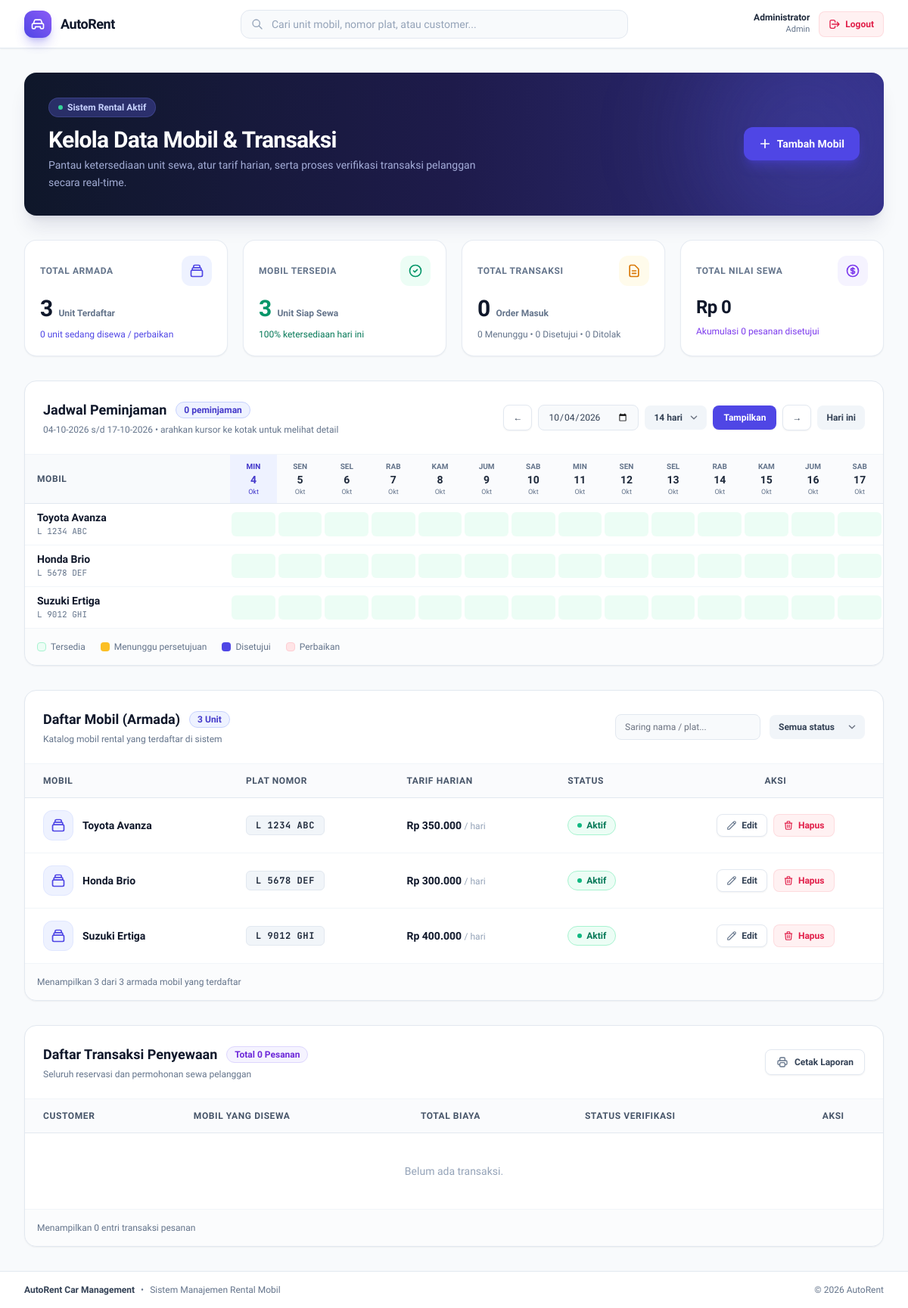
/dashboard.php (signed in), run on the app's committed database.
### tables this page shows
CREATE TABLE IF NOT EXISTS mobil (
    id_mobil SERIAL PRIMARY KEY,
    nama_mobil VARCHAR(100) NOT NULL,
    plat_nomor VARCHAR(20) UNIQUE NOT NULL,
    harga_sewa_per_hari NUMERIC(10,2) NOT NULL,
    status VARCHAR(20) NOT NULL DEFAULT 'tersedia' CHECK (status IN ('tersedia', 'disewa', 'perbaikan')),
    gambar VARCHAR(255),
    created_at TIMESTAMP DEFAULT CURRENT_TIMESTAMP
);

### dashboard.php (the view, shortened to what the rows shown need)
<?php
require_once __DIR__ . '/bootstrap.php';
$auth = new Auth();
$auth->requiredLogin();
$user = $auth->currUser();
$role = $user['role'];
$mobilModel = new Mobil();
$transaksiModel = new Transaksi();
if ($role === 'admin') {
    $mobilList = $mobilModel->getAll();
    $hariIni    = date('Y-m-d');
    $disewaIds  = [];
    $namaBulan = ['Jan','Feb','Mar','Apr','Mei','Jun','Jul','Agu','Sep','Okt','Nov','Des'];
    $namaHari  = ['Min','Sen','Sel','Rab','Kam','Jum','Sab'];
    $jadwalHari = (int) ($_GET['hari'] ?? 14);
    $dariInput = (string) ($_GET['dari'] ?? '');
    $dariObj = DateTimeImmutable::createFromFormat('!Y-m-d', $dariInput);
    if (!$dariObj || $dariObj->format('Y-m-d') !== $dariInput) {
        $dariObj = new DateTimeImmutable('today');
    }
    $jadwalTanggal = [];
    for ($i = 0; $i < $jadwalHari; $i++) {
        $jadwalTanggal[] = $dariObj->modify("+$i days");
    }
    $jadwal = [];
} else {
    $userTransactions = $transaksiModel->getByUser((int) $user['id_user']);
}
if (!function_exists('h')) {
    function h($value): string
    {
        return htmlspecialchars((string) $value, ENT_QUOTES, 'UTF-8');
    }
}
if (!function_exists('rupiah')) {
    function rupiah($value): string
    {
        return 'Rp ' . number_format((float) $value, 0, ',', '.');
    }
}
if (!function_exists('statusBadge')) {
    function statusBadge(string $status, ?string $label = null): string
    {
        $map = [
            'tersedia'  => ['bg-emerald-50 text-emerald-700 border-emerald-200', 'bg-emerald-500'],
            'disetujui' => ['bg-emerald-50 text-emerald-700 border-emerald-200', 'bg-emerald-500'],
            'selesai'   => ['bg-emerald-50 text-emerald-700 border-emerald-200', 'bg-emerald-500'],
            'disewa'    => ['bg-amber-50 text-amber-700 border-amber-200', 'bg-amber-500'],
            'berjalan'  => ['bg-indigo-50 text-indigo-700 border-indigo-200', 'bg-indigo-500'],
            'menunggu'  => ['bg-amber-50 text-amber-700 border-amber-200', 'bg-amber-500'],
            'perbaikan' => ['bg-rose-50 text-rose-700 border-rose-200', 'bg-rose-500'],
            'ditolak'   => ['bg-rose-50 text-rose-700 border-rose-200', 'bg-rose-500'],
        ];
        [$box, $dot] = $map[strtolower($status)] ?? ['bg-slate-100 text-slate-600 border-slate-200', 'bg-slate-400'];
        return '<span class="inline-flex items-center gap-1.5 px-3 py-1 rounded-full text-xs font-semibold border ' . $box . '">'
             . '<span class="w-1.5 h-1.5 rounded-full ' . $dot . '"></span>' . h($label ?? $status) . '</span>';
    }
}
$role       = $user['role'] ?? 'user';
?>
<!DOCTYPE html>
<html lang="id">
<head>
    <script src="https://cdn.tailwindcss.com?plugins=forms,container-queries"></script>
</head>
<body class="font-sans text-slate-800 antialiased min-h-screen bg-slate-50 flex flex-col">
<div class="flex min-h-screen w-full">
    <div class="app-main flex-1 flex flex-col min-w-0">
        <main class="p-4 sm:p-8 space-y-8 flex-1 max-w-7xl mx-auto w-full">
<?php if ($role === 'admin'): ?>
    <div class="relative overflow-hidden rounded-2xl bg-gradient-to-r from-slate-900 via-indigo-950 to-brand-900 p-8 text-white shadow-xl shadow-indigo-950/10 flex flex-col md:flex-row md:items-center justify-between gap-6">
        <div class="relative z-10">
            <h1 class="text-2xl lg:text-3xl font-extrabold tracking-tight">Kelola Data Mobil &amp; Transaksi</h1>
        </div>
    </div>
    <section id="jadwal" class="bg-white rounded-2xl border border-slate-200 shadow-sm overflow-hidden scroll-mt-20">
        <div class="p-6 border-b border-slate-100 flex flex-col lg:flex-row lg:items-center justify-between gap-4">
            <div>
                <div class="flex items-center gap-3">
                    <h2 class="text-lg font-bold text-slate-900">Jadwal Peminjaman</h2>
                </div>
            </div>
        </div>
        <div class="overflow-x-auto">
            <table class="w-full text-left" id="tabelJadwal">
                <thead class="bg-slate-50/75 border-b border-slate-200">
                    <tr>
                        <th class="py-3 px-4 text-xs font-semibold uppercase tracking-wider text-slate-600 sticky left-0 bg-slate-50 z-10 min-w-[11rem]">Mobil</th>
                        <?php foreach ($jadwalTanggal as $tgl): ?>
                            <?php $isToday = $tgl->format('Y-m-d') === $hariIni; ?>
                            <th class="px-0.5 py-2 text-center min-w-[2.5rem] <?= $isToday ? 'bg-brand-50 text-brand-700' : 'text-slate-500' ?>">
                                <div class="text-[10px] uppercase font-semibold"><?= $namaHari[(int) $tgl->format('w')] ?></div>
                                <div class="text-sm font-bold <?= $isToday ? '' : 'text-slate-800' ?>"><?= $tgl->format('j') ?></div>
                                <div class="text-[9px] font-medium"><?= $namaBulan[(int) $tgl->format('n') - 1] ?></div>
                            </th>
                        <?php endforeach; ?>
                    </tr>
                </thead>
                <tbody class="divide-y divide-slate-100">
                <?php foreach ($mobilList as $mobil): ?>
                    <?php $perbaikan = $mobil['status'] === 'perbaikan'; ?>
                    <tr data-search="<?= h(strtolower($mobil['nama_mobil'] . ' ' . $mobil['plat_nomor'])) ?>"
                        data-status="<?= $mobil['status'] === 'perbaikan' ? 'perbaikan' : (isset($disewaIds[$mobil['id_mobil']]) ? 'disewa' : 'tersedia') ?>">
                        <td class="py-2.5 px-4 sticky left-0 bg-white z-10">
                            <div class="font-bold text-slate-900 text-sm leading-tight"><?= h($mobil['nama_mobil']) ?></div>
                            <div class="font-mono text-[11px] text-slate-500"><?= h($mobil['plat_nomor']) ?></div>
                        </td>
                        <?php foreach ($jadwalTanggal as $tgl): ?>
                            <?php
                                $key  = $tgl->format('Y-m-d');
                                $info = $jadwal[$mobil['id_mobil']][$key] ?? null;
                                if ($info) {
                                    $cls   = $info['status'] === 'disetujui' ? 'bg-brand-600' : 'bg-amber-400';
                                    $title = $info['nama'] . ' • ' . $info['periode'] . ' • ' . $info['status'];
                                } elseif ($perbaikan) {
                                    $cls   = 'bg-rose-100';
                                    $title = 'Perbaikan';
                                } else {
                                    $cls   = 'bg-emerald-50 hover:bg-emerald-100';
                                    $title = 'Tersedia • ' . date('d-m-Y', strtotime($key));
                                }
                            ?>
                            <td class="p-0.5"><div title="<?= h($title) ?>" class="h-8 rounded-md <?= $cls ?>"></div></td>
                        <?php endforeach; ?>
                    </tr>
                <?php endforeach; ?>
                </tbody>
            </table>
        </div>
    </section>
    <section id="daftar-mobil" class="bg-white rounded-2xl border border-slate-200 shadow-sm overflow-hidden scroll-mt-20">
        <div class="p-6 border-b border-slate-100 flex flex-col md:flex-row md:items-center justify-between gap-4">
            <div>
                <div class="flex items-center gap-3">
                    <h2 class="text-lg font-bold text-slate-900">Daftar Mobil (Armada)</h2>
                </div>
            </div>
        </div>
        <div class="overflow-x-auto">
            <table class="w-full text-left text-sm" id="tabelMobil">
                <thead class="bg-slate-50/75 border-b border-slate-200 text-slate-600 font-semibold text-xs uppercase tracking-wider">
                    <tr>
                        <th class="py-3.5 px-6" scope="col">Mobil</th>
                        <th class="py-3.5 px-6" scope="col">Plat Nomor</th>
                        <th class="py-3.5 px-6" scope="col">Tarif Harian</th>
                        <th class="py-3.5 px-6" scope="col">Status</th>
                        <th class="py-3.5 px-6 text-center" scope="col">Aksi</th>
                    </tr>
                </thead>
                <tbody class="divide-y divide-slate-100 font-medium text-slate-700">
                <?php foreach ($mobilList as $mobil): ?>
                    <tr class="hover:bg-slate-50/80 transition-colors"
                        data-search="<?= h(strtolower($mobil['nama_mobil'] . ' ' . $mobil['plat_nomor'])) ?>"
                        data-status="<?= $mobil['status'] === 'perbaikan' ? 'perbaikan' : (isset($disewaIds[$mobil['id_mobil']]) ? 'disewa' : 'tersedia') ?>">
                        <td class="py-4 px-6">
                            <div class="flex items-center gap-3">
                                <div class="w-10 h-10 rounded-xl bg-indigo-50 border border-indigo-100 flex items-center justify-center text-brand-600 shrink-0">
                                    <svg class="w-5 h-5" fill="none" stroke="currentColor" viewBox="0 0 24 24"><path d="M19 11H5m14 0a2 2 0 012 2v6a2 2 0 01-2 2H5a2 2 0 01-2-2v-6a2 2 0 012-2m14 0V9a2 2 0 00-2-2M5 11V9a2 2 0 012-2m0 0V5a2 2 0 012-2h6a2 2 0 012 2v2M7 7h10" stroke-linecap="round" stroke-linejoin="round" stroke-width="2"></path></svg>
                                </div>
                                <div class="font-bold text-slate-900"><?= h($mobil['nama_mobil']) ?></div>
                            </div>
                        </td>
                        <td class="py-4 px-6">
                            <span class="inline-block px-3 py-1 font-mono text-xs font-bold bg-slate-100 text-slate-800 rounded-md border border-slate-200 tracking-wider"><?= h($mobil['plat_nomor']) ?></span>
                        </td>
                        <td class="py-4 px-6 font-bold text-slate-900">
                            <?= h(rupiah($mobil['harga_sewa_per_hari'])) ?> <span class="text-xs font-normal text-slate-400">/ hari</span>
                        </td>
                        <td class="py-4 px-6">
                            <?php
                                $rusak  = $mobil['status'] === 'perbaikan';
                            ?>
                            <div class="flex flex-col items-start gap-1.5">
                                <?= $rusak ? statusBadge('perbaikan') : statusBadge('tersedia', 'Aktif') ?>
                            </div>
                        </td>
                        <td class="py-4 px-6 text-center">
                            <div class="inline-flex items-center gap-2">
                                <a href="mobil_update.php?id=<?= (int) $mobil['id_mobil'] ?>"
                                   class="inline-flex items-center gap-1.5 px-3 py-1.5 text-xs font-semibold rounded-lg bg-white border border-slate-200 text-slate-700 hover:bg-slate-50 hover:text-indigo-600 transition-colors shadow-sm">
                                    <svg class="w-3.5 h-3.5 text-slate-500" fill="none" stroke="currentColor" viewBox="0 0 24 24"><path d="M15.232 5.232l3.536 3.536m-2.036-5.036a2.5 2.5 0 113.536 3.536L6.5 21.036H3v-3.572L16.732 3.732z" stroke-linecap="round" stroke-linejoin="round" stroke-width="2"></path></svg>
                                    Edit
                                </a>
                                <a href="mobil_delete.php?id=<?= (int) $mobil['id_mobil'] ?>"
                                   onclick="return confirm('Hapus mobil ini?')"
                                   class="inline-flex items-center gap-1.5 px-3 py-1.5 text-xs font-semibold rounded-lg bg-rose-50 text-rose-600 hover:bg-rose-100 border border-rose-200/60 transition-colors">
                                    <svg class="w-3.5 h-3.5" fill="none" stroke="currentColor" viewBox="0 0 24 24"><path d="M19 7l-.867 12.142A2 2 0 0116.138 21H7.862a2 2 0 01-1.995-1.858L5 7m5 4v6m4-6v6m1-10V4a1 1 0 00-1-1h-4a1 1 0 00-1 1v3M4 7h16" stroke-linecap="round" stroke-linejoin="round" stroke-width="2"></path></svg>
                                    Hapus
                                </a>
                            </div>
                        </td>
                    </tr>
                <?php endforeach; ?>
                </tbody>
            </table>
        </div>
    </section>
    <section id="daftar-transaksi" class="bg-white rounded-2xl border border-slate-200 shadow-sm overflow-hidden scroll-mt-20">
        <div class="p-6 border-b border-slate-100 flex flex-col md:flex-row md:items-center justify-between gap-4">
            <div>
                <div class="flex items-center gap-3">
                    <h2 class="text-lg font-bold text-slate-900">Daftar Transaksi Penyewaan</h2>
                </div>
            </div>
        </div>
        <div class="overflow-x-auto">
            <table class="w-full text-left text-sm" id="tabelTransaksi">
                <thead class="bg-slate-50/75 border-b border-slate-200 text-slate-600 font-semibold text-xs uppercase tracking-wider">
                    <tr>
                        <th class="py-3.5 px-6" scope="col">Customer</th>
                        <th class="py-3.5 px-6" scope="col">Mobil yang Disewa</th>
                        <th class="py-3.5 px-6" scope="col">Total Biaya</th>
                        <th class="py-3.5 px-6" scope="col">Status Verifikasi</th>
                        <th class="py-3.5 px-6 text-center no-print" scope="col">Aksi</th>
                    </tr>
                </thead>
            </table>
        </div>
    </section>
<?php endif; ?>
        </main>
    </div>
</div>
</body>
</html>

### data on the page
mobil: nama_mobil "Toyota Avanza", plat_nomor "L 1234 ABC", harga_sewa_per_hari "Rp 350.000"
mobil: nama_mobil "Honda Brio", plat_nomor "L 5678 DEF", harga_sewa_per_hari "Rp 300.000"
mobil: nama_mobil "Suzuki Ertiga", plat_nomor "L 9012 GHI", harga_sewa_per_hari "Rp 400.000"

### other printed values
$userName "Administrator"
$role "Admin"
$totalArmada "3"
$totalArmada - $mobilTersedia "0"
$mobilTersedia "3"
$persenTersedia "100"
$totalTransaksi "0"
$trxMenunggu "0"
$trxDisetujui "0"
$trxDitolak "0"
rupiah($totalNilaiSewa) "Rp 0"
$jumlahPeminjaman "0"
date('d-m-Y', strtotime($dariStr)) "04-10-2026"
date('d-m-Y', strtotime($sampaiStr)) "17-10-2026"
$namaHari[(int) $tgl->format('w')] "MIN"
